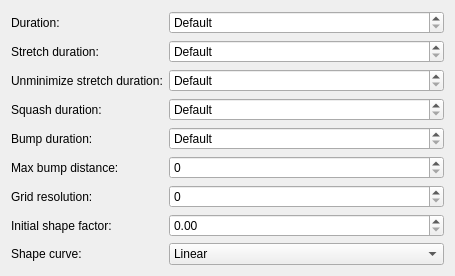
<?xml version="1.0" encoding="UTF-8"?>
<ui version="4.0">
 <class>YetAnotherMagicLampEffectKCM</class>
 <widget class="QWidget" name="YetAnotherMagicLampEffectKCM">
  <property name="geometry">
   <rect>
    <x>0</x>
    <y>0</y>
    <width>455</width>
    <height>215</height>
   </rect>
  </property>
  <layout class="QFormLayout" name="formLayout">
   <item row="0" column="0">
    <widget class="QLabel" name="label_Duration">
     <property name="text">
      <string>Duration:</string>
     </property>
    </widget>
   </item>
   <item row="0" column="1">
    <widget class="QSpinBox" name="kcfg_Duration">
     <property name="sizePolicy">
      <sizepolicy hsizetype="Expanding" vsizetype="Fixed">
       <horstretch>0</horstretch>
       <verstretch>0</verstretch>
      </sizepolicy>
     </property>
     <property name="specialValueText">
      <string>Default</string>
     </property>
     <property name="suffix">
      <string> milliseconds</string>
     </property>
     <property name="maximum">
      <number>9999</number>
     </property>
     <property name="singleStep">
      <number>5</number>
     </property>
    </widget>
   </item>
   <item row="4" column="0">
    <widget class="QLabel" name="label_BumpDuration">
     <property name="text">
      <string>Bump duration:</string>
     </property>
    </widget>
   </item>
   <item row="4" column="1">
    <widget class="QSpinBox" name="kcfg_BumpDuration">
     <property name="sizePolicy">
      <sizepolicy hsizetype="Expanding" vsizetype="Fixed">
       <horstretch>0</horstretch>
       <verstretch>0</verstretch>
      </sizepolicy>
     </property>
     <property name="specialValueText">
      <string>Default</string>
     </property>
     <property name="suffix">
      <string> milliseconds</string>
     </property>
     <property name="maximum">
      <number>9999</number>
     </property>
     <property name="singleStep">
      <number>5</number>
     </property>
    </widget>
   </item>
   <item row="1" column="0">
    <widget class="QLabel" name="label_StretchDuration">
     <property name="text">
      <string>Stretch duration:</string>
     </property>
    </widget>
   </item>
   <item row="1" column="1">
    <widget class="QSpinBox" name="kcfg_StretchDuration">
     <property name="sizePolicy">
      <sizepolicy hsizetype="Expanding" vsizetype="Fixed">
       <horstretch>0</horstretch>
       <verstretch>0</verstretch>
      </sizepolicy>
     </property>
     <property name="specialValueText">
      <string>Default</string>
     </property>
     <property name="suffix">
      <string> milliseconds</string>
     </property>
     <property name="maximum">
      <number>9999</number>
     </property>
     <property name="singleStep">
      <number>5</number>
     </property>
    </widget>
   </item>
   <item row="2" column="0">
    <widget class="QLabel" name="label_UnminimizeStretchDuration">
     <property name="text">
      <string>Unminimize stretch duration:</string>
     </property>
    </widget>
   </item>
   <item row="2" column="1">
    <widget class="QSpinBox" name="kcfg_UnminimizeStretchDuration">
     <property name="sizePolicy">
      <sizepolicy hsizetype="Expanding" vsizetype="Fixed">
       <horstretch>0</horstretch>
       <verstretch>0</verstretch>
      </sizepolicy>
     </property>
     <property name="specialValueText">
      <string>Default</string>
     </property>
     <property name="suffix">
      <string> milliseconds</string>
     </property>
     <property name="maximum">
      <number>9999</number>
     </property>
     <property name="singleStep">
      <number>5</number>
     </property>
    </widget>
   </item>
   <item row="3" column="0">
    <widget class="QLabel" name="label_SquashDuration">
     <property name="text">
      <string>Squash duration:</string>
     </property>
    </widget>
   </item>
   <item row="3" column="1">
    <widget class="QSpinBox" name="kcfg_SquashDuration">
     <property name="sizePolicy">
      <sizepolicy hsizetype="Expanding" vsizetype="Fixed">
       <horstretch>0</horstretch>
       <verstretch>0</verstretch>
      </sizepolicy>
     </property>
     <property name="specialValueText">
      <string>Default</string>
     </property>
     <property name="suffix">
      <string> milliseconds</string>
     </property>
     <property name="maximum">
      <number>9999</number>
     </property>
     <property name="singleStep">
      <number>5</number>
     </property>
    </widget>
   </item>
   <item row="5" column="0">
    <widget class="QLabel" name="label_MaxBumpDistance">
     <property name="text">
      <string>Max bump distance:</string>
     </property>
    </widget>
   </item>
   <item row="5" column="1">
    <widget class="QSpinBox" name="kcfg_MaxBumpDistance">
     <property name="sizePolicy">
      <sizepolicy hsizetype="Expanding" vsizetype="Fixed">
       <horstretch>0</horstretch>
       <verstretch>0</verstretch>
      </sizepolicy>
     </property>
    </widget>
   </item>
   <item row="6" column="0">
    <widget class="QLabel" name="label_GridResolution">
     <property name="text">
      <string>Grid resolution:</string>
     </property>
    </widget>
   </item>
   <item row="6" column="1">
    <widget class="QSpinBox" name="kcfg_GridResolution">
     <property name="sizePolicy">
      <sizepolicy hsizetype="Expanding" vsizetype="Fixed">
       <horstretch>0</horstretch>
       <verstretch>0</verstretch>
      </sizepolicy>
     </property>
    </widget>
   </item>
   <item row="7" column="0">
    <widget class="QLabel" name="label_InitialShapeFactor">
     <property name="text">
      <string>Initial shape factor:</string>
     </property>
    </widget>
   </item>
   <item row="7" column="1">
    <widget class="QDoubleSpinBox" name="kcfg_InitialShapeFactor">
     <property name="sizePolicy">
      <sizepolicy hsizetype="Expanding" vsizetype="Fixed">
       <horstretch>0</horstretch>
       <verstretch>0</verstretch>
      </sizepolicy>
     </property>
     <property name="maximum">
      <double>1.000000000000000</double>
     </property>
     <property name="singleStep">
      <double>0.050000000000000</double>
     </property>
    </widget>
   </item>
   <item row="8" column="0">
    <widget class="QLabel" name="label_ShapeCurve">
     <property name="text">
      <string>Shape curve:</string>
     </property>
    </widget>
   </item>
   <item row="8" column="1">
    <widget class="QComboBox" name="kcfg_ShapeCurve">
     <property name="sizePolicy">
      <sizepolicy hsizetype="Expanding" vsizetype="Fixed">
       <horstretch>0</horstretch>
       <verstretch>0</verstretch>
      </sizepolicy>
     </property>
     <item>
      <property name="text">
       <string>Linear</string>
      </property>
     </item>
     <item>
      <property name="text">
       <string>Quad</string>
      </property>
     </item>
     <item>
      <property name="text">
       <string>Cubic</string>
      </property>
     </item>
     <item>
      <property name="text">
       <string>Quart</string>
      </property>
     </item>
     <item>
      <property name="text">
       <string>Quint</string>
      </property>
     </item>
     <item>
      <property name="text">
       <string>Sine</string>
      </property>
     </item>
     <item>
      <property name="text">
       <string>Circ</string>
      </property>
     </item>
     <item>
      <property name="text">
       <string>Bounce</string>
      </property>
     </item>
     <item>
      <property name="text">
       <string>Bezier</string>
      </property>
     </item>
    </widget>
   </item>
  </layout>
 </widget>
 <resources/>
 <connections/>
</ui>
